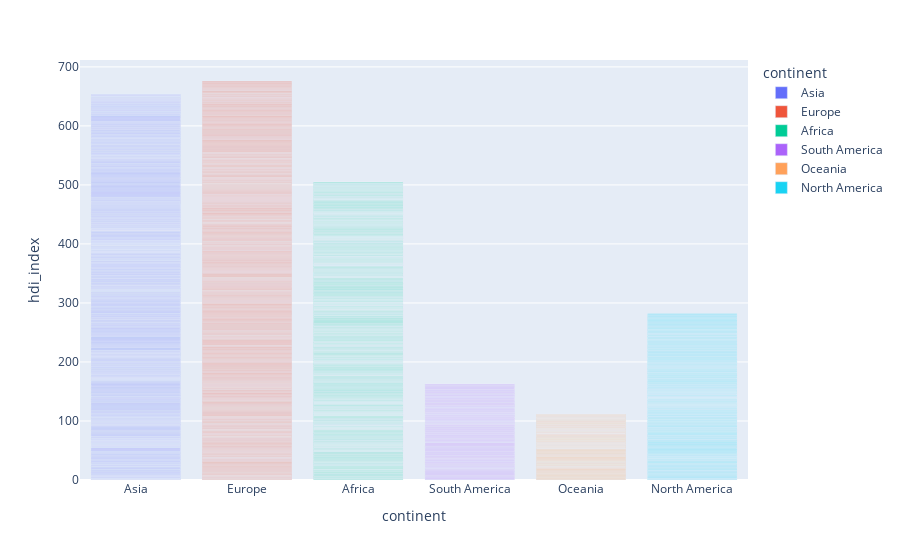

The notebook cell saved with this chart:
### Code cell
fig = px.bar(df, x = 'continent', y = 'hdi_index', color = 'continent')
fig.show()

### Figure 1 — Plotly figure (JSON) as saved in the notebook; plotly's stock layout.template omitted (floating-point values rounded to 4 significant figures; data arrays with more than 128 entries replaced by an {"elided": "..."} marker saying what was removed)
{"data": [{"alignmentgroup": "True", "hovertemplate": "continent=%{x}<br>hdi_index=%{y}<extra></extra>", "legendgroup": "Asia", "marker": {"color": "#636efa", "pattern": {"shape": ""}}, "name": "Asia", "offsetgroup": "Asia", "orientation": "v", "showlegend": true, "textposition": "auto", "type": "bar", "x": {"elided": "939 str values"}, "xaxis": "x", "y": {"elided": "939 float values"}, "yaxis": "y"}, {"alignmentgroup": "True", "hovertemplate": "continent=%{x}<br>hdi_index=%{y}<extra></extra>", "legendgroup": "Europe", "marker": {"color": "#EF553B", "pattern": {"shape": ""}}, "name": "Europe", "offsetgroup": "Europe", "orientation": "v", "showlegend": true, "textposition": "auto", "type": "bar", "x": {"elided": "807 str values"}, "xaxis": "x", "y": {"elided": "807 float values"}, "yaxis": "y"}, {"alignmentgroup": "True", "hovertemplate": "continent=%{x}<br>hdi_index=%{y}<extra></extra>", "legendgroup": "Africa", "marker": {"color": "#00cc96", "pattern": {"shape": ""}}, "name": "Africa", "offsetgroup": "Africa", "orientation": "v", "showlegend": true, "textposition": "auto", "type": "bar", "x": {"elided": "1008 str values"}, "xaxis": "x", "y": {"elided": "1008 float values"}, "yaxis": "y"}, {"alignmentgroup": "True", "hovertemplate": "continent=%{x}<br>hdi_index=%{y}<extra></extra>", "legendgroup": "South America", "marker": {"color": "#ab63fa", "pattern": {"shape": ""}}, "name": "South America", "offsetgroup": "South America", "orientation": "v", "showlegend": true, "textposition": "auto", "type": "bar", "x": {"elided": "225 str values"}, "xaxis": "x", "y": {"elided": "225 float values"}, "yaxis": "y"}, {"alignmentgroup": "True", "hovertemplate": "continent=%{x}<br>hdi_index=%{y}<extra></extra>", "legendgroup": "Oceania", "marker": {"color": "#FFA15A", "pattern": {"shape": ""}}, "name": "Oceania", "offsetgroup": "Oceania", "orientation": "v", "showlegend": true, "textposition": "auto", "type": "bar", "x": {"elided": "160 str values"}, "xaxis": "x", "y": {"elided": "160 float values"}, "yaxis": "y"}, {"alignmentgroup": "True", "hovertemplate": "continent=%{x}<br>hdi_index=%{y}<extra></extra>", "legendgroup": "North America", "marker": {"color": "#19d3f3", "pattern": {"shape": ""}}, "name": "North America", "offsetgroup": "North America", "orientation": "v", "showlegend": true, "textposition": "auto", "type": "bar", "x": {"elided": "393 str values"}, "xaxis": "x", "y": {"elided": "393 float values"}, "yaxis": "y"}], "layout": {"barmode": "relative", "legend": {"title": {"text": "continent"}, "tracegroupgap": 0}, "margin": {"t": 60}, "xaxis": {"anchor": "y", "categoryarray": ["Asia", "Europe", "Africa", "South America", "Oceania", "North America"], "categoryorder": "array", "domain": [0, 1], "title": {"text": "continent"}}, "yaxis": {"anchor": "x", "domain": [0, 1], "title": {"text": "hdi_index"}}}}
